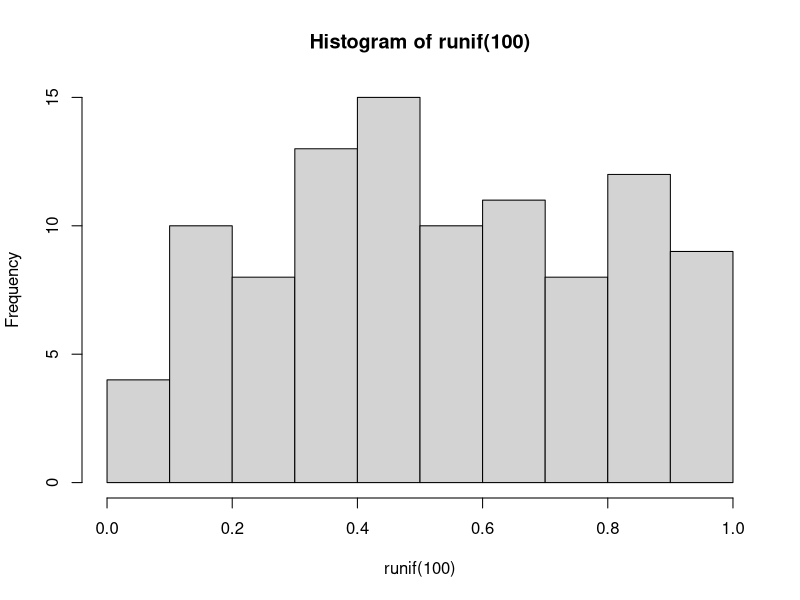
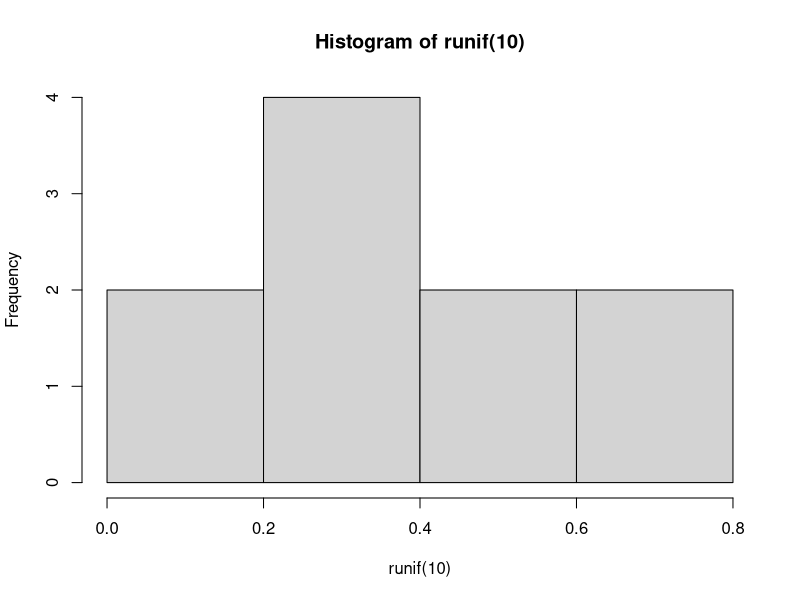

The R script that drew these images, in order:
## ---- chunk 1
hist(runif(100))
## ---- chunk 2
hist(runif(10))
